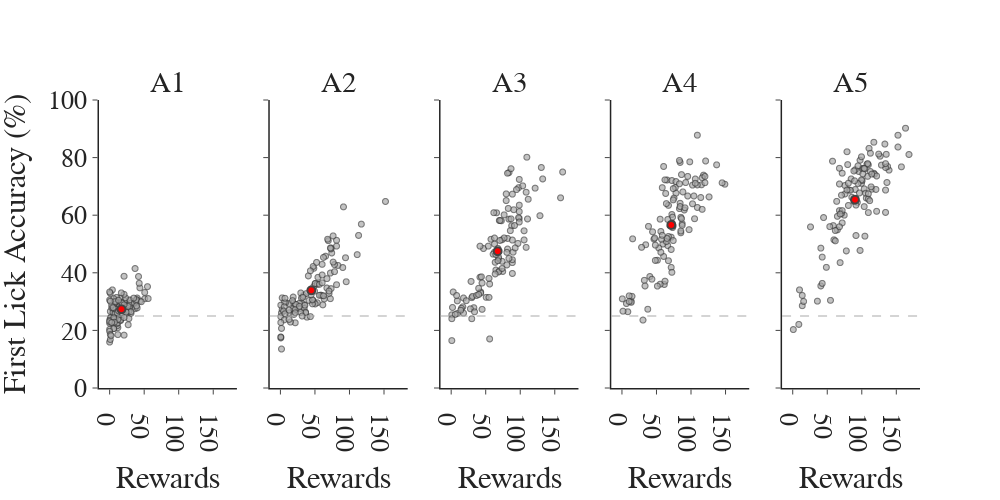

Notebook code for this chart:
### Code cell
## Correlate first lick accuracy with reward separated by day
fig = pf.custom_graph_template(x_title='Rewards', y_title='', rows=1, columns=5,
                               titles=session_list, shared_x=True, shared_y=True, width=1000)
for session in session_list:
    sdata = ct_df[ct_df['session'] == session]
    fig.add_trace(go.Scattergl(x=sdata['rewards'], y=sdata['first_lick_accuracy'], mode='markers', showlegend=False,
                               marker=dict(line=dict(width=1), color='darkgrey'), opacity=0.7), row=1, col=int(session[-1]))
    fig.add_trace(go.Scattergl(x=[np.mean(sdata['rewards'])], y=[np.mean(sdata['first_lick_accuracy'])], mode='markers', marker_color='red',
                               marker=dict(line=dict(width=2), size=8), showlegend=False), row=1, col=int(session[-1]))
fig.update_yaxes(range=[0, 100])
fig.add_hline(y=25, line_width=1, line_dash='dash', line_color=chance_color, opacity=1)
fig.update_yaxes(title='First Lick Accuracy (%)', col=1)
fig.show()

### Figure 1 — Plotly figure (JSON) as saved in the notebook; plotly's stock layout.template omitted (floating-point values rounded to 4 significant figures)
{"data": [{"marker": {"color": "darkgrey", "line": {"width": 1}}, "mode": "markers", "opacity": 0.7, "showlegend": false, "type": "scattergl", "x": [23, 0, 37, 44, 17, 2, 40, 9, 12, 22, 9, 9, 12, 7, 27, 6, 8, 27, 4, 19, 7, 32, 18, 11, 42, 37, 16, 30, 31, 10, 8, 0, 14, 29, 7, 6, 39, 1, 27, 1, 3, 0, 14, 28, 30, 27, 10, 21, 31, 2, 1, 40, 12, 36, 51, 44, 12, 0, 12, 16, 29, 56, 0, 18, 14, 21, 43, 16, 28, 8, 39, 17, 1, 39, 0, 0, 21, 18, 10, 6, 7, 5, 39, 6, 12, 8, 0, 6, 8, 9, 55, 3, 0, 11, 46, 1, 5, 23, 24, 6, 7, 21, 21, 8, 17, 13, 35, 2, 0, 13, 51, 3, 1], "xaxis": "x", "y": [29.1, 15.94, 41.48, 34.76, 24.26, 22.9, 31.22, 28.28, 20.97, 30.3, 27.34, 29.93, 18.55, 28.06, 21.95, 23.73, 30.39, 26.29, 34.06, 28.41, 25.0, 28.02, 27.61, 21.6, 38.71, 27.52, 31.25, 30.36, 25.94, 22.3, 27.94, 30.56, 28.57, 28.21, 26.14, 20.66, 30.59, 32.88, 28.87, 26.6, 27.87, 20.35, 27.27, 26.67, 29.38, 28.3, 27.42, 18.36, 26.5, 24.44, 16.84, 27.8, 24.57, 29.49, 30.98, 30.22, 22.64, 22.54, 25.87, 23.42, 30.63, 31.05, 33.33, 25.9, 28.21, 38.81, 36.36, 23.65, 24.1, 26.19, 30.05, 29.75, 24.42, 30.7, 23.53, NaN, 24.44, 29.51, 31.46, 20.61, 23.93, 26.23, 28.5, 27.54, 23.78, 29.6, NaN, 31.01, 25.9, 27.34, 35.2, 28.79, 19.72, 26.12, 29.95, 18.57, 27.91, 31.34, 26.35, 24.41, 22.83, 32.52, 28.89, 30.0, 33.03, 26.79, 31.21, 18.18, 23.08, 30.47, 33.17, 22.73, 30.14], "yaxis": "y"}, {"marker": {"color": "red", "line": {"width": 2}, "size": 8}, "mode": "markers", "showlegend": false, "type": "scattergl", "x": [17.17], "xaxis": "x", "y": [27.35], "yaxis": "y"}, {"marker": {"color": "darkgrey", "line": {"width": 1}}, "mode": "markers", "opacity": 0.7, "showlegend": false, "type": "scattergl", "x": [49, 2, 92, 95, 112, 82, 153, 20, 64, 31, 19, 13, 39, 19, 55, 49, 19, 75, 13, 51, 73, 82, 49, 59, 66, 68, 62, 61, 118, 22, 2, 3, 68, 54, 35, 54, 82, 8, 73, 50, 48, 34, 6, 71, 2, 32, 42, 96, 61, 1, 29, 30, 61, 54, 84, 74, 22, 1, 74, 51, 48, 77, 3, 57, 6, 53, 114, 91, 79, 38, 79, 71, 7, 51, 15, 5, 35, 28, 44, 23, 63, 37, 74, 37, 22, 47, 7, 20, 47, 28, 70, 6, 1, 30, 77, 1, 13, 1, 57, 45, 22, 41, 73, 33, 69, 36, 44, 13, 32, 61, 63, 18, 1], "xaxis": "x2", "y": [41.57, 20.69, 62.89, 45.23, 46.32, 35.86, 64.77, 26.75, 30.92, 31.22, 29.55, 26.11, 24.6, 27.44, 38.43, 29.83, 31.58, 46.89, 29.34, 36.29, 31.01, 51.28, 35.29, 32.26, 45.77, 37.97, 28.86, 42.93, 56.9, 29.08, 26.11, 27.27, 34.71, 36.0, 28.89, 36.07, 49.28, 29.66, 39.91, 33.62, 30.36, 32.13, 29.79, 32.85, 13.53, 29.29, 30.41, 36.89, 39.23, 28.77, 27.52, 32.99, 32.13, 29.6, 42.56, 48.61, 22.64, 24.78, 34.52, 29.2, 42.2, 52.81, 31.3, 32.17, 28.21, 43.6, 52.99, 41.83, 42.86, 32.78, 40.4, 33.67, 31.15, 36.27, 22.9, 26.72, 27.68, 29.41, 24.79, 29.03, 32.0, 26.32, 48.3, 26.15, 27.23, 29.21, 25.78, 25.54, 30.62, 28.36, 51.16, 23.66, 17.65, 26.23, 43.72, 22.73, 27.03, 17.39, 35.98, 32.37, 26.14, 38.93, 48.6, 31.51, 51.66, 28.74, 40.69, 23.81, 25.0, 36.52, 45.35, 30.34, 17.71], "yaxis": "y2"}, {"marker": {"color": "red", "line": {"width": 2}, "size": 8}, "mode": "markers", "showlegend": false, "type": "scattergl", "x": [45.37], "xaxis": "x2", "y": [33.91], "yaxis": "y2"}, {"marker": {"color": "darkgrey", "line": {"width": 1}}, "mode": "markers", "opacity": 0.7, "showlegend": false, "type": "scattergl", "x": [110, 43, 84, 122, 159, 91, 98, 9, 88, 70, 18, 45, 99, 33, 47, 129, 17, 42, 89, 99, 109, 112, 86, 74, 77, 99, 69, 98, 131, 30, 1, 3, 63, 51, 73, 64, 82, 18, 63, 68, 74, 65, 42, 97, 15, 61, 89, 106, 84, 6, 89, 89, 133, 90, 106, 87, 70, 2, 82, 1, 58, 80, 9, 93, 14, 66, 162, 104, 99, 69, 99, 77, 43, 75, 56, 22, 29, 56, 69, 55, 71, 68, 80, 55, 28, 44, 31, 37, 62, 81, 95, 34, 1, 54, 63, 30, 64, 40, 111, 81, 74, 83, 89, 71, 92, 65, 82, 40, 84, 109, 87, 45, 8], "xaxis": "x3", "y": [80.13, 33.33, 74.79, 69.39, 66.04, 61.9, 69.57, 25.89, 56.35, 58.16, 31.25, 27.31, 58.89, 27.88, 48.43, 59.84, 28.19, 49.25, 43.55, 72.41, 48.83, 65.53, 54.63, 51.46, 60.13, 63.49, 44.79, 59.14, 76.56, 31.36, 25.42, 33.33, 47.17, 31.48, 58.06, 43.65, 51.93, 26.0, 50.0, 48.47, 43.98, 40.95, 38.46, 50.21, 27.67, 46.47, 44.54, 51.41, 58.62, 25.56, 39.76, 51.36, 72.59, 47.16, 54.58, 58.72, 40.61, 27.97, 48.25, 16.46, 51.63, 65.07, 30.25, 48.64, 27.0, 60.84, 75.0, 70.19, 61.26, 45.37, 57.64, 52.09, 32.99, 40.48, 36.11, 30.32, 37.0, 17.04, 40.31, 31.47, 51.23, 44.2, 67.39, 38.05, 27.5, 38.61, 31.79, 32.14, 60.87, 42.74, 68.9, 26.46, 24.05, 49.26, 52.07, 24.04, 39.61, 34.62, 58.71, 47.09, 41.49, 62.35, 67.31, 58.16, 56.42, 46.33, 74.56, 32.47, 45.0, 67.98, 76.15, 36.46, 32.12], "yaxis": "y3"}, {"marker": {"color": "red", "line": {"width": 2}, "size": 8}, "mode": "markers", "showlegend": false, "type": "scattergl", "x": [67.65], "xaxis": "x3", "y": [47.49], "yaxis": "y3"}, {"marker": {"color": "darkgrey", "line": {"width": 1}}, "mode": "markers", "opacity": 0.7, "showlegend": false, "type": "scattergl", "x": [110, 68, 85, 119, 138, 96, 89, 14, 106, 59, 15, 67, 103, 62, 105, 150, 14, 47, 146, 107, 110, 116, 110, 107, 87, 66, 74, 117, 121, 61, 1, 7, 73, 72, 78, 85, 86, 56, 74, 73, 72, 88, 39, 115, 52, 60, 65, 72, 75, 9, 88, 103, 45, 86, 98, 79, 87, 11, 86, 73, 58, 84, 11, 117, 38, 64, 121, 35, 68, 57, 73, 66, 84, 91, 54, 49, 29, 33, 48, 73, 96, 93, 99, 74, 68, 57, 41, 34, 56, 85, 122, 52, 31, 16, 92, 44, 75, 65, 127, 70, 71, 75, 63, 61, 76, 59, 79, 63, 84, 67, 75, 49, 2], "xaxis": "x4", "y": [87.79, 63.41, 78.33, 73.91, 77.49, 66.67, 68.09, 30.08, 58.77, 69.57, 31.84, 49.44, 70.44, 35.95, 66.67, 70.76, 29.75, 51.7, 71.24, 72.57, 62.69, 70.56, 70.52, 71.1, 74.1, 72.22, 55.7, 72.99, 71.28, 45.69, 30.95, 29.33, 60.24, 48.09, 69.63, 64.15, 59.28, 36.05, 57.05, 72.03, 52.38, 57.06, 56.12, 66.14, 44.37, 50.0, 50.85, 41.87, 51.19, 26.47, 56.5, 63.95, 54.24, 53.89, 54.98, 67.67, 58.82, 32.0, 54.5, 57.14, 51.63, 78.99, 30.05, 62.04, 27.35, 67.54, 73.48, 49.74, 52.6, 54.35, 57.34, 51.93, 62.29, 61.82, 48.61, 49.61, 48.84, 37.39, 52.07, 40.16, 73.47, 71.33, 78.52, 59.33, 44.2, 47.13, 38.71, 35.43, 58.62, 63.01, 78.82, 35.38, 23.59, 51.79, 62.57, 37.78, 56.32, 64.03, 66.36, 56.43, 56.38, 69.23, 72.27, 76.92, 65.94, 53.02, 71.68, 37.09, 70.9, 58.52, 65.32, 44.3, 26.67], "yaxis": "y4"}, {"marker": {"color": "red", "line": {"width": 2}, "size": 8}, "mode": "markers", "showlegend": false, "type": "scattergl", "x": [72.13], "xaxis": "x4", "y": [56.61], "yaxis": "y4"}, {"marker": {"color": "darkgrey", "line": {"width": 1}}, "mode": "markers", "opacity": 0.7, "showlegend": false, "type": "scattergl", "x": [80, 58, 68, 108, 153, 76, 98, 10, 100, 72, 41, 60, 62, 94, 86, 127, 14, 45, 135, 118, 107, 96, 91, 82, 85, 125, 68, 101, 118, 75, 1, 9, 103, 140, 110, 115, 138, 105, 109, 102, 121, 137, 76, 109, 71, 72, 101, 69, 65, 14, 104, 106, 98, 122, 104, 113, 91, 36, 135, 68, 59, 95, 16, 110, 43, 41, 153, 104, 92, 84, 114, 81, 64, 79, 43, 89, 26, 49, 68, 92, 97, 110, 111, 54, 62, 89, 72, 65, 71, 119, 164, 69, 78, 100, 158, 105, 122, 95, 169, 129, 81, 134, 79, 100, 115, 112, 113, 135, 90, 135, 136, 110, 55], "xaxis": "x5", "y": [77.57, 78.75, 76.29, 77.71, 83.67, 70.31, 79.1, 34.07, 71.05, 74.58, 35.44, 51.45, 51.09, 64.46, 66.24, 80.47, 32.14, 59.18, 68.72, 85.33, 65.96, 75.18, 75.78, 68.7, 72.59, 81.21, 61.6, 76.19, 74.57, 60.0, 20.29, 22.08, 76.22, 75.65, 77.5, 69.02, 76.92, 76.0, 73.49, 74.36, 68.95, 71.36, 67.38, 77.92, 60.58, 57.32, 72.0, 43.53, 54.9, 28.57, 69.14, 67.65, 47.77, 61.35, 62.98, 75.16, 68.92, 30.15, 76.56, 55.97, 56.39, 77.12, 30.05, 65.62, 36.32, 48.57, 87.77, 76.25, 52.94, 68.66, 69.83, 71.11, 64.8, 68.75, 45.45, 64.78, 55.93, 41.89, 70.83, 63.52, 67.72, 67.44, 83.22, 56.03, 54.68, 75.37, 61.59, 59.6, 66.95, 74.24, 90.21, 60.4, 47.6, 72.26, 76.79, 52.73, 73.63, 70.99, 81.08, 77.4, 63.38, 84.71, 82.04, 80.28, 74.27, 65.05, 81.51, 60.96, 71.94, 77.89, 81.14, 60.91, 30.43], "yaxis": "y5"}, {"marker": {"color": "red", "line": {"width": 2}, "size": 8}, "mode": "markers", "showlegend": false, "type": "scattergl", "x": [90.56], "xaxis": "x5", "y": [65.4], "yaxis": "y5"}], "layout": {"annotations": [{"font": {"size": 29}, "showarrow": false, "text": "A1", "x": 0.084, "xanchor": "center", "xref": "paper", "y": 1, "yanchor": "bottom", "yref": "paper"}, {"font": {"size": 29}, "showarrow": false, "text": "A2", "x": 0.292, "xanchor": "center", "xref": "paper", "y": 1, "yanchor": "bottom", "yref": "paper"}, {"font": {"size": 29}, "showarrow": false, "text": "A3", "x": 0.5, "xanchor": "center", "xref": "paper", "y": 1, "yanchor": "bottom", "yref": "paper"}, {"font": {"size": 29}, "showarrow": false, "text": "A4", "x": 0.708, "xanchor": "center", "xref": "paper", "y": 1, "yanchor": "bottom", "yref": "paper"}, {"font": {"size": 29}, "showarrow": false, "text": "A5", "x": 0.916, "xanchor": "center", "xref": "paper", "y": 1, "yanchor": "bottom", "yref": "paper"}], "font": {"family": "Arial", "size": 26}, "height": 500, "shapes": [{"line": {"color": "darkgrey", "dash": "dash", "width": 1}, "opacity": 1, "type": "line", "x0": 0, "x1": 1, "xref": "x domain", "y0": 25, "y1": 25, "yref": "y"}, {"line": {"color": "darkgrey", "dash": "dash", "width": 1}, "opacity": 1, "type": "line", "x0": 0, "x1": 1, "xref": "x2 domain", "y0": 25, "y1": 25, "yref": "y2"}, {"line": {"color": "darkgrey", "dash": "dash", "width": 1}, "opacity": 1, "type": "line", "x0": 0, "x1": 1, "xref": "x3 domain", "y0": 25, "y1": 25, "yref": "y3"}, {"line": {"color": "darkgrey", "dash": "dash", "width": 1}, "opacity": 1, "type": "line", "x0": 0, "x1": 1, "xref": "x4 domain", "y0": 25, "y1": 25, "yref": "y4"}, {"line": {"color": "darkgrey", "dash": "dash", "width": 1}, "opacity": 1, "type": "line", "x0": 0, "x1": 1, "xref": "x5 domain", "y0": 25, "y1": 25, "yref": "y5"}], "title": {"x": 0.5, "xanchor": "center", "y": 0.9, "yanchor": "top"}, "width": 1000, "xaxis": {"anchor": "y", "domain": [0, 0.168], "linewidth": 1.5, "matches": "x", "title": {"text": "Rewards"}}, "xaxis2": {"anchor": "y2", "domain": [0.208, 0.376], "linewidth": 1.5, "matches": "x", "title": {"text": "Rewards"}}, "xaxis3": {"anchor": "y3", "domain": [0.416, 0.584], "linewidth": 1.5, "matches": "x", "title": {"text": "Rewards"}}, "xaxis4": {"anchor": "y4", "domain": [0.624, 0.792], "linewidth": 1.5, "matches": "x", "title": {"text": "Rewards"}}, "xaxis5": {"anchor": "y5", "domain": [0.832, 1], "linewidth": 1.5, "matches": "x", "title": {"text": "Rewards"}}, "yaxis": {"anchor": "x", "domain": [0, 1], "linewidth": 1.5, "matches": "y", "range": [0, 100], "title": {"text": "First Lick Accuracy (%)"}}, "yaxis2": {"anchor": "x2", "domain": [0, 1], "linewidth": 1.5, "matches": "y", "range": [0, 100], "showticklabels": false, "title": {"text": ""}}, "yaxis3": {"anchor": "x3", "domain": [0, 1], "linewidth": 1.5, "matches": "y", "range": [0, 100], "showticklabels": false, "title": {"text": ""}}, "yaxis4": {"anchor": "x4", "domain": [0, 1], "linewidth": 1.5, "matches": "y", "range": [0, 100], "showticklabels": false, "title": {"text": ""}}, "yaxis5": {"anchor": "x5", "domain": [0, 1], "linewidth": 1.5, "matches": "y", "range": [0, 100], "showticklabels": false, "title": {"text": ""}}}}
